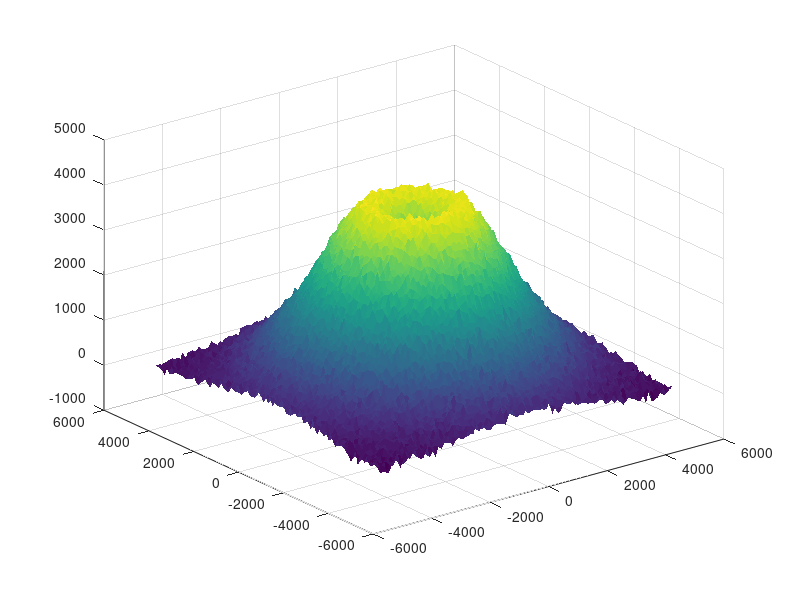

Source code (MATLAB): (Note: this script raises an error after producing the figure.)
% forma simplificada del volcan
[x, y] = meshgrid(-5:0.1:5, -5:0.1:5); 
r = sqrt(x.^2 + y.^2); 
z = exp(-0.1*r.^2) * 5 - 2*exp(-r.^2); 
z = z + 0.07*randn(size(z)); 

% plot
surf(x*1000, y*1000, z*1000, 'EdgeColor', 'none'); 
colormap(parula); 
axis equal 
xlabel('X (m)') 
ylabel('Y (m)') 
zlabel('Altura (m)') 
title('Modelo 3D de un volcán con trayectorias de proyectiles') 
lighting phong 
camlight headlight 
hold on 

% esto es basicamente lo mismo que el documento 'resistencia del aire 3d'
v = [25, 50, 75, 100]; 
g = 9.81; 
h0 = 5400; % altura base
n=10;

colores = [ 
    251 116 168; 
    252 172 57; 
    251 149 1; 
    218 43 66; 
    245 77 233 
    ] / 255; 

for i = 1:n 
    v0 = v(randi(length(v))); % velocidad inicial aleatoria 
    theta = rand * 70 + 10; % angulo de elevacion
    phi = rand * 360; % angulo azimutal 
    
    % componentes de velocidad 
    vx = v0 * cosd(theta) * cosd(phi); 
    vy = v0 * cosd(theta) * sind(phi); 
    vz = v0 * sind(theta); 
    
    % tiempo de vuelo 
    coef = [0.5*g, -vz, -h0]; 
    t_sol = roots(coef); 
    t_vuelo = max(t_sol); 
    
    % trayectoria temporal 
    t = linspace(0, t_vuelo, 200); 
    X = vx * t; 
    Y = vy * t; 
    Z = h0 + vz * t - 0.5 * g * t.^2; 
    
    % color 
    color = colores(mod(i-1, size(colores,1)) + 1, :); 
    % graficar trayectoria 
    plot3(X, Y, Z, '--o', ... 
        'Color', color, ... 
        'MarkerFaceColor', color, ... 
        'MarkerEdgeColor', [0,0,0], ... 
        'LineWidth', 1); 
    
    disp(['Trayectoria ', num2str(i), ... 
        ': v0 = ', num2str(v0), ' m/s, elev = ', num2str(theta, '%.2f'), ...
        '°, azim = ', num2str(phi, '%.2f'), '°']) 
end 
legend(arrayfun(@(i) sprintf('Trayectoria %d', i), 1:n, ...
'UniformOutput', false))
view(45,30)